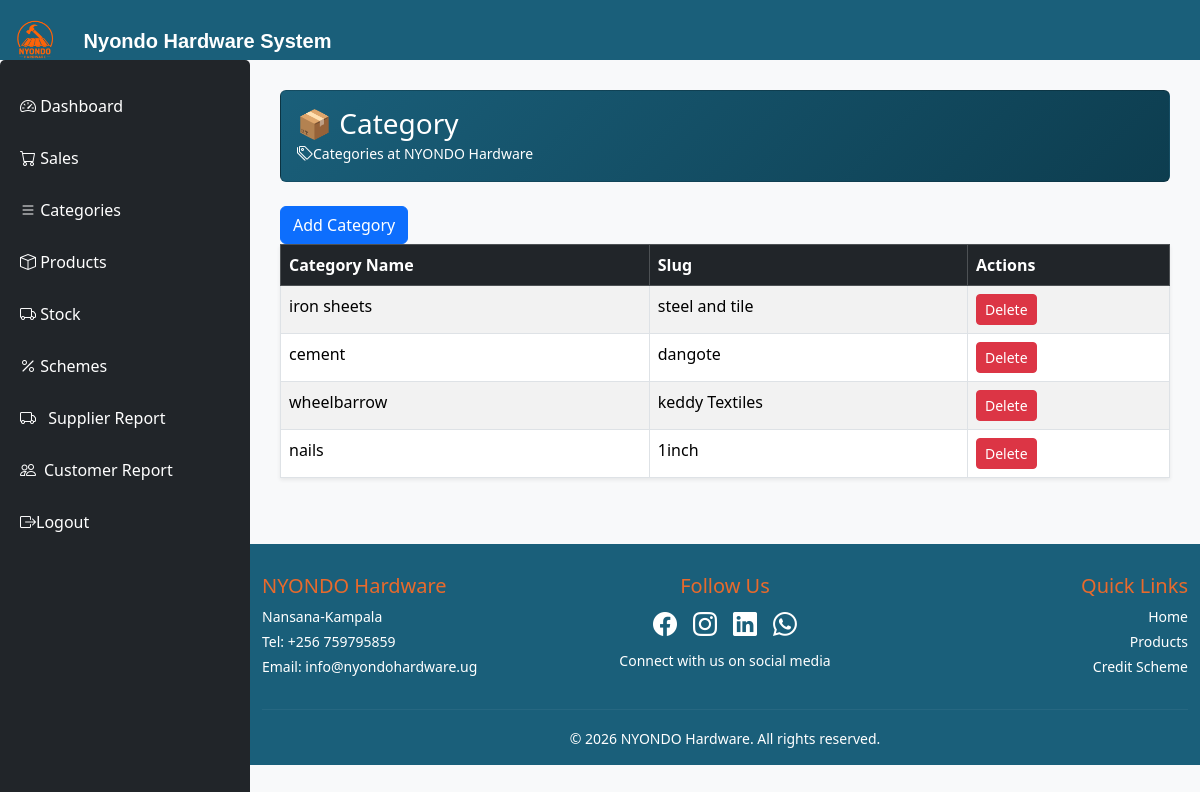
Page /saleapp/categories/ on the earlier database version.
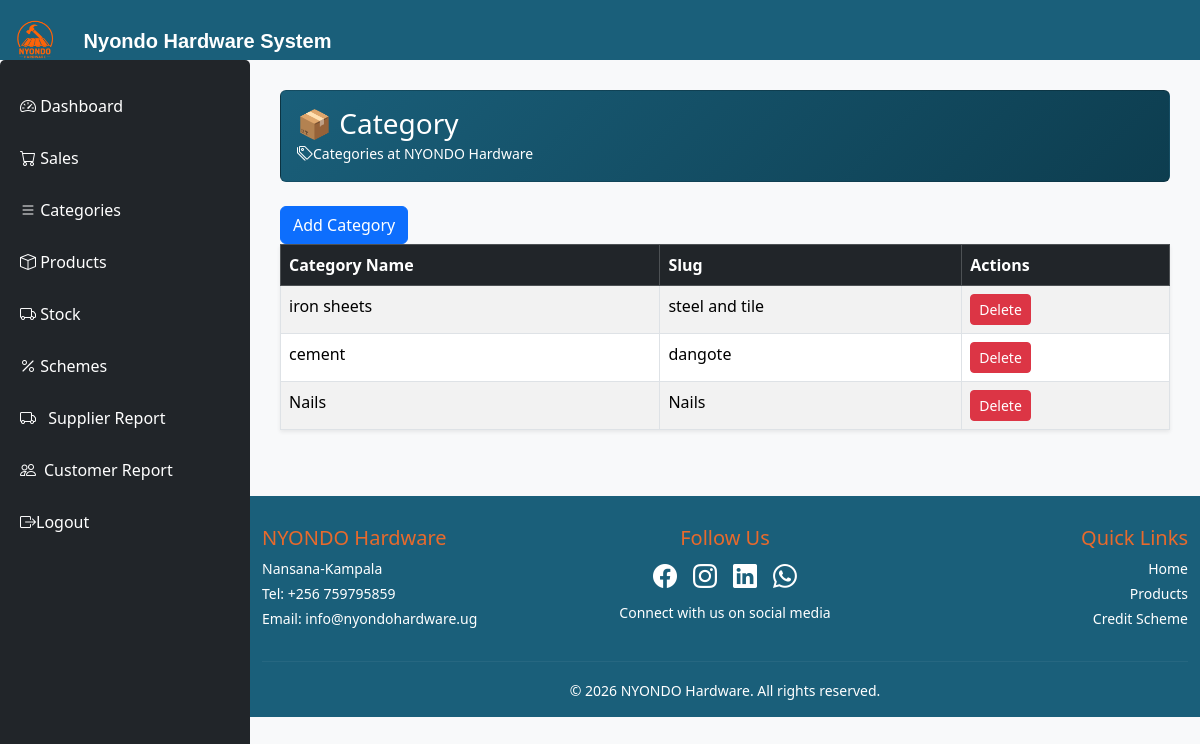
Same page on the later database version.
### saleapp/models.py (models this page shows, shortened)
class Category(models.Model):
    category_name = models.CharField(max_length=100, unique=True)
    slug = models.SlugField(unique=True)

### saleapp/views.py (the view)
# urls.py: path("categories/", views.category_list, name="category_list"),
def category_list(request):
    categories = Category.objects.all()
    return render(request, "category_list.html", {'categories': categories})

### saleapp/templates/category_list.html
{% extends 'base.html' %}
{% block content %}
<div class="card mb-4" style="background: linear-gradient(135deg, #1a5f7a 0%, #0d3d4f 100%); color: white;">
        <div class="card-body">
            <h3 class="mb-0">📦 Category</h3>
            <i class="bi bi-tags"></i><small>Categories at NYONDO Hardware</small>
        </div>
</div>
<a href="{% url 'create_category' %}" class="btn btn-primary">Add Category</a>
<table class="table table-bordered table-striped shadow-sm">
    <thead class="table-dark">
        <tr>
            <th>Category Name</th>
            <th>Slug</th>
            <th>Actions</th>
        </tr>
    </thead>
    <tbody>
        {% for category in categories %}
        <tr>
            <td>{{ category.category_name }}</td>
            <td>{{ category.slug }}</td>
            <td>
                <a href="{% url 'delete_category' category.id %}" class="btn btn-danger btn-sm">
                    Delete
                </a>
            </td>
        </tr>
        {% empty %}
        <tr>
            <td colspan="3" class="text-center">No categories found.</td>
        </tr>
        {% endfor %}
    </tbody>
</table>
{% endblock %}

Differences in the rows shown:
removed Category: category_name "wheelbarrow", slug "keddy Textiles"
removed Category: category_name "nails", slug "1inch"
added Category: category_name "Nails", slug "Nails"
